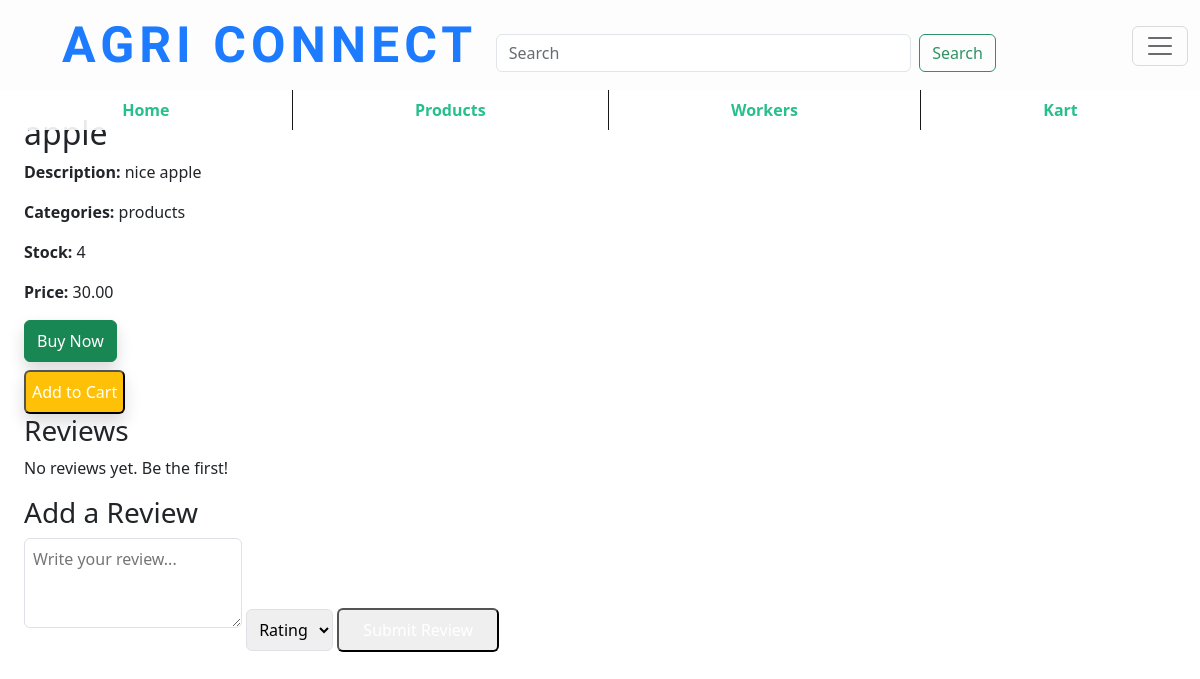
The page /Product_view_page/2/ (signed in) on the database its author committed.
### app1/models.py (models this page shows, shortened)
class Product(models.Model):
    p_name=models.CharField(max_length=200)
    description=models.TextField()
    categories =models.CharField(max_length=200)
    price=models.DecimalField(max_digits=10,decimal_places=2)
    stock=models.PositiveIntegerField()
    image_url =models.ImageField(upload_to='uploads/')
    seller = models.ForeignKey(Seller, on_delete=models.CASCADE, related_name='products')
    created_at = models.DateTimeField(auto_now_add=True)
    updated_at = models.DateTimeField(auto_now=True)

### app1/views.py (the view)
# urls.py: path('Product_view_page/<int:id>/', views.Product_view_page, name='Product_view_page'),
def Product_view_page(request,id):
    product = Product.objects.get(id=id)
    images= Product_Image.objects.filter(product=product)
    user_id = request.session.get('U_id')
    check_U = User.objects.get(id=user_id)
    return render(request, 'Product_view_page.html', {'check_U': check_U, 'product': product, 'image': images})

### templates/Product_view_page.html (shortened to what this page needs)
{% extends 'base.html' %}
{% load static %}
{% block content %}
<link rel="stylesheet" href="{% static 'css/user_worker_hire.css' %}">
<div id="demo" class="carousel slide" data-bs-ride="carousel">
    <button class="carousel-control-prev" type="button" data-bs-target="#demo" data-bs-slide="prev">
      <span class="carousel-control-prev-icon"></span>
    </button>
    <button class="carousel-control-next" type="button" data-bs-target="#demo" data-bs-slide="next">
      <span class="carousel-control-next-icon"></span>
    </button>
  </div>
<div class="max-w-3xl mx-auto p-4">
    <div class="flex gap-4 mb-6">
      <div>
        <h2 class="text-2xl font-bold">{{ product.p_name }}</h2>
        <p><strong>Description:</strong> {{ product.description }}</p>
        <p><strong>Categories:</strong> {{ product.categories }}</p>
        <p><strong>Stock:</strong> {{ product.stock }} </p>
        <p class="text-capitalize"><strong>Price:</strong> {{product.price}}</p>
      </div>
    </div>
    <div class=" row  gap-2   ">
      <form method="post" action="" class="  col-sm-6 col-md-6">
        <a href="{% url 'Buy_page' id=product.id %}" class="btn btn-success text-white px-6 py-2 rounded shadow">Buy Now</a>
      </form>
      <form method="post" action="{% url 'add_to_kart' id=product.id %}" class=" col-md-6 col-sm-12">
        <button type="submit" class="bg-warning text-white px-6 py-2 rounded shadow">Add to Cart</button>
      </form>
    </div>
    <div class="mb-6">
      <h3 class="text-xl font-semibold mb-2">Reviews</h3>
      {% for review in reviews %}
        <div class="bg-gray-100 p-3 rounded mb-2">
          <p><strong>{{ review.user.username }}:</strong> {{ review.comment }}</p>
          <p class="text-sm text-gray-500">Rating: {{ review.rating }}/5</p>
        </div>
      {% empty %}
        <p>No reviews yet. Be the first!</p>
      {% endfor %}
    </div>
    <div>
      <h3 class="text-xl font-semibold mb-2">Add a Review</h3>
      <form method="post" action="">
        <textarea name="comment" rows="3" placeholder="Write your review..." class="w-full p-2 rounded border mb-2"></textarea>
        <select name="rating" class="mb-2 p-2 rounded border">
          <option value="">Rating</option>
        </select>
        <button type="submit" class="bg-blue-600 text-white px-4 py-2 rounded">Submit Review</button>
      </form>
    </div>
  </div>
{% endblock %}

### static/css/base.css (style rules this page uses)
body { margin: 0; padding: 0; }

### rows shown on the page
Product: p_name "apple", description "nice apple", categories "products", stock "4", price "30.00"
